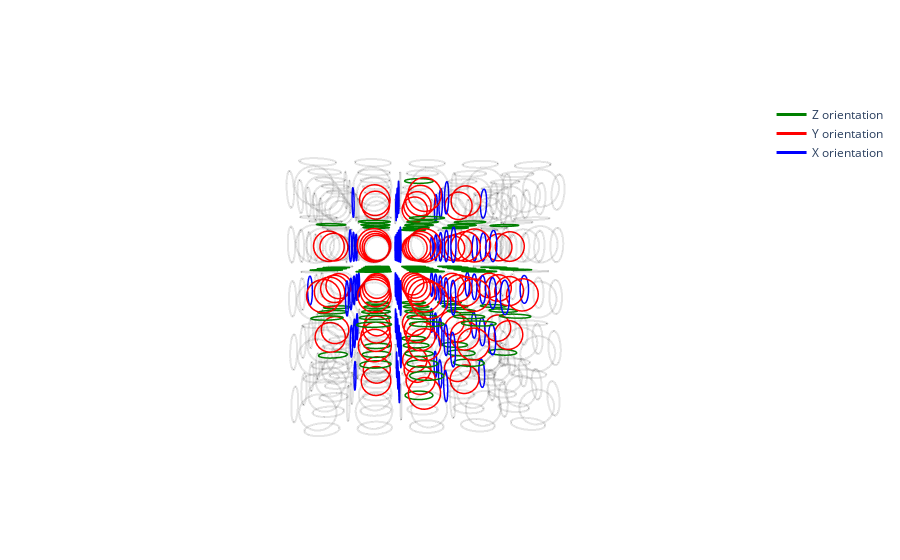

Notebook code cell kept with this figure:
### Code cell
'''
Usage example
'''
# List of all rings
from Parameters import *
from Geometry import to3D, Packings


Params['Packing'] = 'Ellipse'
Type = 'border'
Params['N'], Params['Shape'] = to3D(5, 5, 5, 'zyx', Type=Type)
Rings_dict = Packings[Params['Packing']](Params, Fill = True)
Rings_list = np.concatenate([Rings_dict[pos] for pos in Rings_dict])

fig = draw(Rings_list, Orientations)
fig.update_layout(scene=dict(
    aspectmode='manual',  # Устанавливаем ручной режим
    aspectratio=dict(x=1, y=1, z=1),  # Устанавливаем одинаковое соотношение осей
))


# Remove axis ticks and labels
fig.update_layout(scene=dict(xaxis=dict(showticklabels=False, title=''),
                             yaxis=dict(showticklabels=False, title=''),
                             zaxis=dict(showticklabels=False, title='')))

# Setting background color as white
fig.update_layout(scene=dict(xaxis=dict(showbackground=False),
                             yaxis=dict(showbackground=False),
                             zaxis=dict(showbackground=False),
                             bgcolor='white'))
# Setting start view along z-axis
fig.update_layout(scene_camera=dict(eye=dict(x=0.15, y=2, z=0.15)))

# Saving frame to Plots/3D-structure
import os
if not os.path.exists("Images/3D-structure"):
    os.makedirs("Images/3D-structure")
fig.write_image(f"Images/3D-structure/{Params['Shape']}_{Params['Packing']}_{Type}.png",
                width=800, height=800, scale=2)
fig.show()
